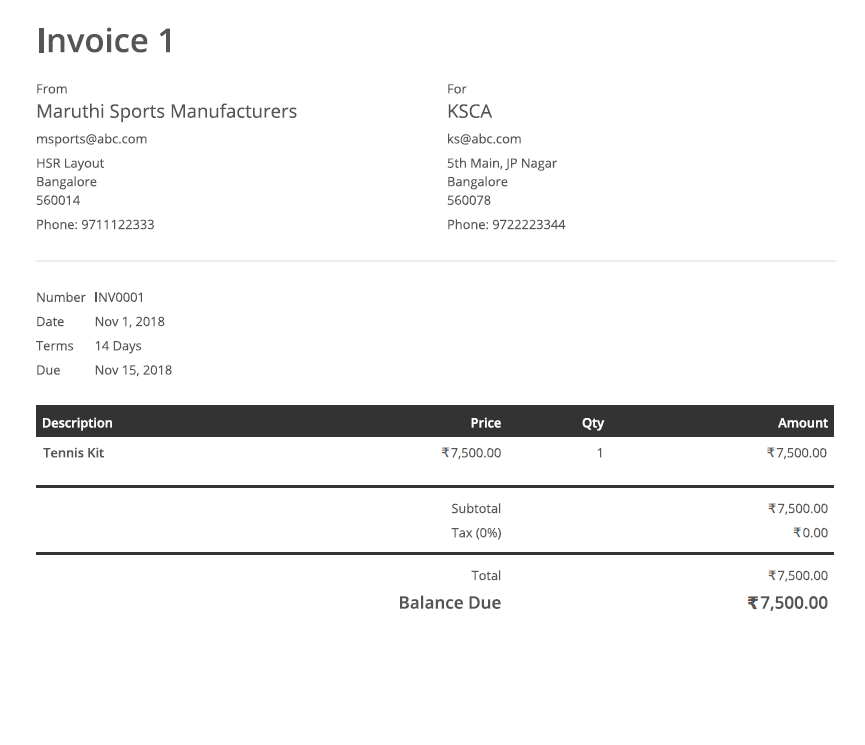
#> input picture images/NewBill.PNG, 865 x 745 px, found by its file name
$ jupyter execute --allow-errors OCRandOpenCV_UseCases.ipynb
#> lines starting #> are read from the running program, lines starting #| are printed output that depends on the picture; after the words box and inside, x2 and y2 are one past the last pixel; in counts of white or black regions, pixels touching at a corner belong together
# Objective
The objective  here is to implement couple of use cases which will demonstrate the working of Tesseract OCR with Open CV. Following are the use cases that are implemented:

* Converting the data in images to a structured format and then applying dedupe or any other DQ processes on it
* Apply various image processing technique to demonstrate the increase of OCR accuracy with image quality.

### Tesseract OCR -
From Wiki - Tesseract is an optical character recognition engine for various operating systems.It is free software, released under the Apache License, Version 2.0 and development has been sponsored by Google since 2006.

* Github Link - https://github.com/tesseract-ocr/

### Open CV
OpenCV (Open Source Computer Vision) is a library of programming functions mainly aimed at real-time computer vision. Originally developed by Intel, it was later supported by Willow Garage then Itseez (which was later acquired by Intel). The library is cross-platform and free for use under the open-source BSD license.

OpenCV supports the deep learning frameworks TensorFlow, Torch/PyTorch and Caffe

*  Link - https://opencv.org/

# Use case 1 - Converting the data in images to a structured format

For this use case we will consider this image and try to obtain a structured format as below:

    From Name:
    From email:
    From Address:
    From Tel:
    To Name:
    To email:
    To Address:
    To Tel
    Date:
    Due Date:
    Balance Due

### Installation of Tesseract
Tesseract engine needs to be installed first followed by pytesseract which is a python wrapper for the engine.I have installed Tesseract 4.0 version as it provides an option to run LSTM engine. After installation tessdata needs to be separately downloaded and environment variables are to be explicitly set. There is a lot of documentation regarding the same online

[cell 1]
from PIL import Image
import pytesseract
import cv2
import os
from pytesseract import pytesseract
import numpy as np
from matplotlib import pyplot as plt

[cell 2]
#Reading the image shown above
image = cv2.imread("D:\\Work\\Python\\OCR\\images\\NewBill.png")
#> image is the input picture: shape (745, 865, 3); mean B, G, R 243.4, 243.4, 243.4

[cell 3]
pytesseract.pytesseract.tesseract_cmd = r"C:\Program Files (x86)\Tesseract-OCR\tesseract.exe"

[cell 4]
#Setting the config entities which will be passed as input to Tesseract engine.
# -l eng says the engine to use english words dictionary
# oem is the engine mode. 1 is - Neural net LSTM engine
# psm - page segmentation mode (It tells the engine on how to interpret the image). 3 is automatic.
# preserve_interword_spaces will help us to maintain the structure of the original image
# hocr will create the output in hocr format (Similar to xml). THe hocr will have the bbox information too.
config = ('-l eng --oem 1 --psm 3 -c preserve_interword_spaces=1 hocr')

[cell 5]
# Now let us run the tesseract engine for our image
pytesseract.run_tesseract('D:\\Work\\Python\\OCR\\images\\NewBill.png', 'output_NewBill.hocr',
                          lang=None,extension='txt', config=config)
#> (this line was passed over: pytesseract is not available in this run)

Now that our output is generated. We can quickly see how the extracted text looks like. Let us verify if all the required data is extracted. If the accuracy is not good, we will have to play around with various sengementation modes and if required add additional user words as dictionary. We may have to also preprocess the image to obtain better results. We will see more of the image preprocessing in Use case 2

#> (a cell that did not finish here is left out)

#> (a cell that did not finish here is left out)

Accuracy seems to be good. However there are couple of letters like ks@abc.com which are not detected accurately

Now lets see how the hocr output looks like. This looks better structured, however accuracy can still be improved.

Next step is to convert the extracted text in the format shown above to a json format with following tags.

    From Name:
    From email:
    From Address:
    From Tel:
    To Name:
    To email:
    To Address:
    To Tel
    Date:
    Due Date:
    Balance Due

[cell 8]
import bs4
from bs4 import BeautifulSoup
import itertools
import json

[cell 9]
file = ''
#> (the rest of this cell did not finish here and is left out)

#> (a cell that did not finish here is left out)

[cell 11]
# Function to convert the extracted text to json format
def dump_json(file_name, data):
    with open(file_name, 'w') as fw:
        json.dump(data, fw, indent=4)

[cell 12]
def parse(tag):
    r=[]
    if tag and isinstance(tag,bs4.element.Tag):
        nested = []
        for t in tag.find_all('span',attrs={"class":"ocr_line"}):
            temp = []
            for tt in t.find_all('span',attrs={'class':'ocrx_word'}):
                temp.append(tt.string)
            nested.append(temp)
        r.append(nested)
    return r

[cell 13]
# Depending on the format of the image we are interested in, this function will have to be modified.
# The expectation is that we try to extract data from several images which are having same structure.
def get_data(extracted):
    out = {}
    out[mapper[0]] = " ".join(extracted[1][0][1])
    out[mapper[1]] = "".join(extracted[1][0][2])
    out[mapper[2]] = " ".join([*itertools.chain.from_iterable(extracted[2][0])])
    out[mapper[3]] = "".join(extracted[3][0][0]).partition(":")[2]
    out[mapper[4]] = None
    out[mapper[5]] = None
    out[mapper[6]] = " ".join([*itertools.chain.from_iterable(extracted[7][0])])
    out[mapper[7]] = "".join(extracted[8][0][0]).partition(":")[2]
    out[mapper[8]] = " ".join(extracted[4][0][1][1:])
    out[mapper[9]] = " ".join(extracted[5][0][0][1:])
    out[mapper[10]] = "".join(extracted[15][0][0][2:])
    return out

#> (a cell that did not finish here is left out)

[cell 15]
from pprint import pprint
#> (the rest of this cell did not finish here and is left out)

There are couple of tags which were not extracted. We will need to have a look at them to see how we can get those records. But this is good enough to show how the image data can be converted to structured format. This json can now be loaded to database table or passed to any other processes to obtain various statistics.Various possibilities will now open up to consume this structured data.

# Use Case 2 - Apply various image processing technique to demonstrate the increase of OCR accuracy

Having extracted the text from a fairly good quality image in Use case 1. Let us try to extract text from a more real world example. We will consider the following image and see how improving the image quality will help derive more insights. This is a scanned image and the quality of image is poor. These are the kind of images which employees submit as proofs of expenditure or for tax savings etc.
In most of the cases, somone has to manually browse through the images to ascertain their veracity and to manually convert them into structured format. Let us see how OCR can help us in such cases

[cell 16]
# Let us now try to load this image and extract the text without doing any processing and see how the result
# will look like.
img_2 = cv2.imread("D:\\Work\\Python\\OCR\\images\\bill_1.jpg")
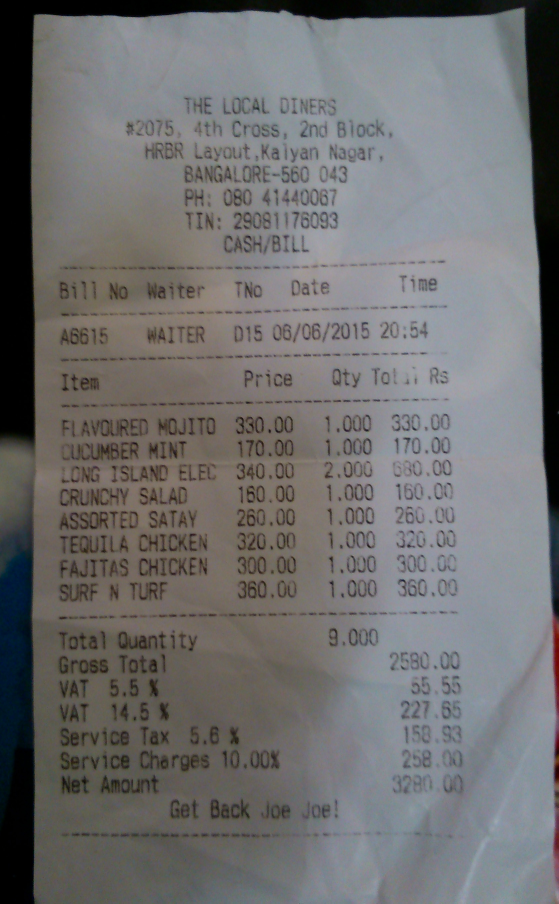
#> input picture images/bill_1.jpg, 1676 x 2710 px, found by its file name (shown at 1/3 size)
#> img_2 is the input picture: shape (2710, 1676, 3); mean B, G, R 111.7, 111.4, 111.9
config = ('-l eng --oem 1 --psm 3 -c preserve_interword_spaces=1')
#> (the rest of this cell did not finish here and is left out)

#> (a cell that did not finish here is left out)

It doesnt look so good. There is lot of text which has not been detected. Accuracy is less than 50%

We will resize the image and see if the results get better

[cell 18]
img_2 = cv2.resize(img_2, None, fx=2.5, fy=2.5, interpolation=cv2.INTER_CUBIC)
#> img_2: shape (6775, 4190, 3)
#> (the rest of this cell did not finish here and is left out)

Much better but not good enough. Accuracy has increased slightly

As a next step we will binarize the image. We will remove the color quotient from the image and we will binarize it.
Any pixel having the value greater then the set threshold will be converted to white and the pixels whose values
are less than the threshold are turned to black. There are various ways of applying this thresholding, and we will look
at those and see which one is better.

[cell 19]
img_2 = cv2.imread('D:\\Work\\Python\\OCR\\images\\bill_1.jpg',0)
#> img_2: shape (2710, 1676); min 0, max 176, mean 111.6
img_2 = cv2.medianBlur(img_2,5)
ret,th1 = cv2.threshold(img_2,127,255,cv2.THRESH_BINARY)
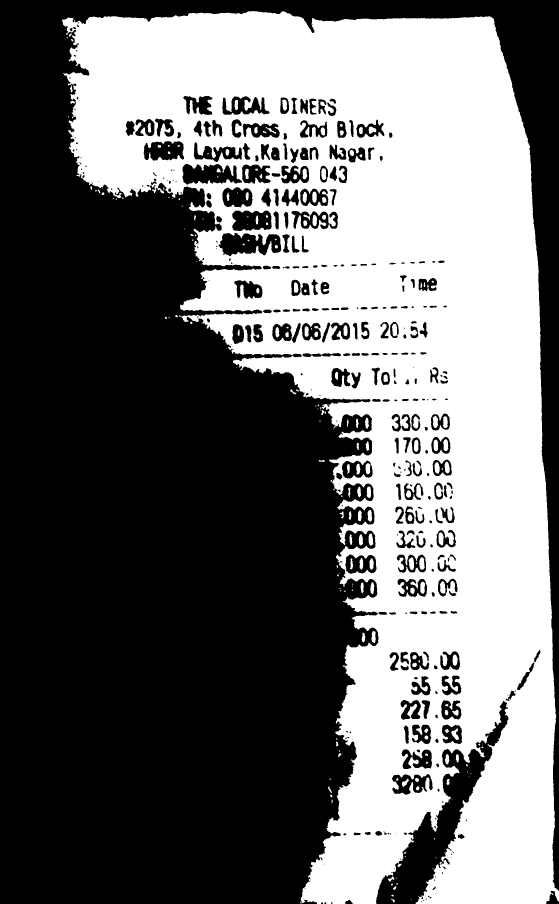
#> th1: shape (2710, 1676) (shown at 1/3 size); 43.4% white; 250 white regions (96 under 20 px), largest, box (x1, y1, x2, y2) and area: (186, 33, 1676, 2710) 1943386, (1320, 1744, 1337, 1781) 481, (1315, 1597, 1331, 1636) 479
th2 = cv2.adaptiveThreshold(img_2,255,cv2.ADAPTIVE_THRESH_MEAN_C,\
            cv2.THRESH_BINARY,11,2)
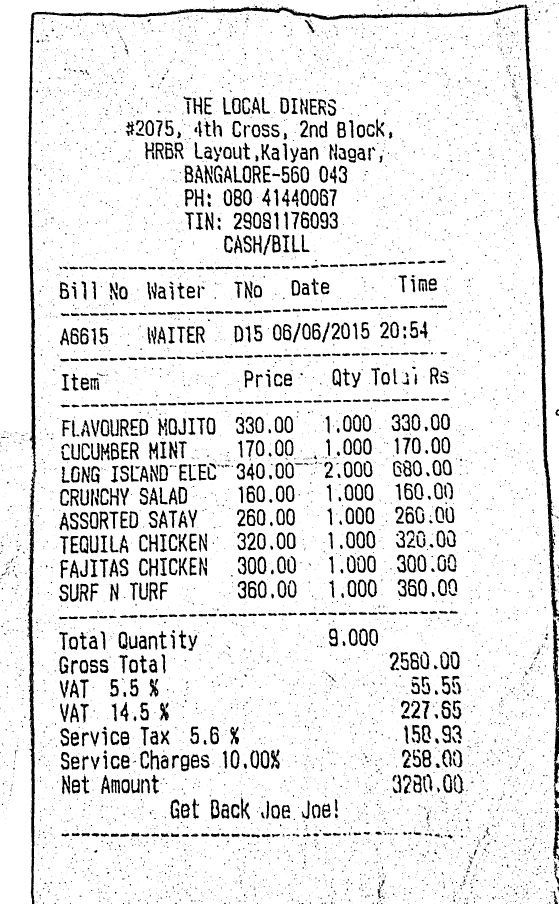
#> th2: shape (2710, 1676) (shown at 1/3 size); 90.7% white; 8022 black regions (7000 under 20 px), largest, box (x1, y1, x2, y2) and area: (81, 13, 1676, 2710) 55615, (1658, 1855, 1676, 2285) 4113, (1659, 2430, 1676, 2580) 1396
th3 = cv2.adaptiveThreshold(img_2,255,cv2.ADAPTIVE_THRESH_GAUSSIAN_C,\
            cv2.THRESH_BINARY,11,2)
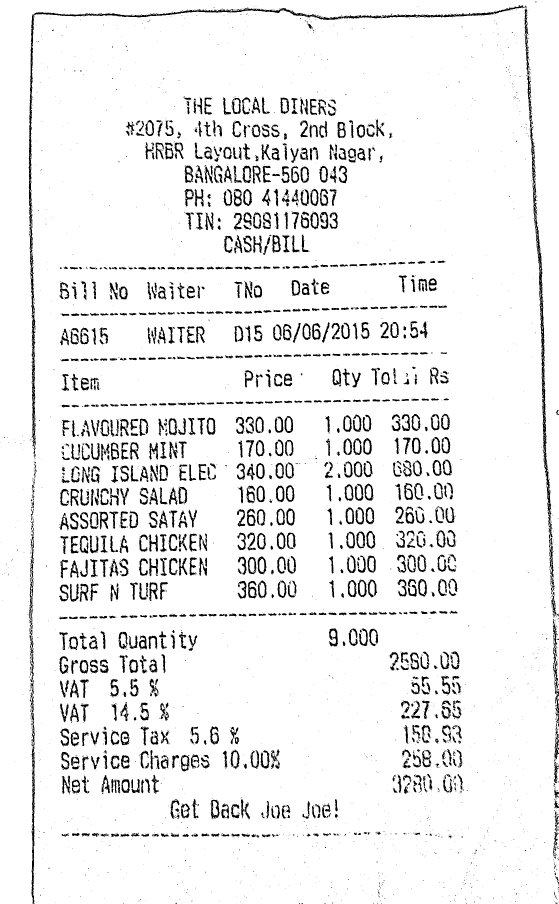
#> th3: shape (2710, 1676) (shown at 1/3 size); 93% white; 4077 black regions (2962 under 20 px), largest, box (x1, y1, x2, y2) and area: (86, 15, 1576, 1374) 15810, (1573, 26, 1658, 1612) 10256, (91, 2040, 105, 2710) 3371

titles = ['Original Image', 'Global Thresholding (v = 127)',
            'Adaptive Mean Thresholding', 'Adaptive Gaussian Thresholding']
images = [img_2, th1, th2, th3]

for i in range(4):
    plt.subplot(2,2,i+1),plt.imshow(images[i],'gray')
    plt.title(titles[i])
    plt.xticks([]),plt.yticks([])
plt.show()

From the images above, its very clear that Global thresholding will not be useful for us and we will have to go with either of the remaining two. Adaptive Gaussian Thresholding looks better though as it appears there is lot more of noise introduced in the Adaptive Mean Thresholding approach. We will save these and have a closer look

[cell 20]
cv2.imwrite('th2-ADmean.png',th2)
cv2.imwrite('th2-ADGaussian.png',th3)
#> Out = True

### Adaptive Mean Thresholding

### Adaptive Gaussian Thresholding.

Although there is lot more noise in Mean, the image is sharper. So lets try to get the text out of Mean thresholded image now.

#> (a cell that did not finish here is left out)

This looks much better. Much more text has been extracted. Accuracy can be improved though

In the next step we will apply a 5*5 filter to which will take the median of the pixels in the filter window. This might remove the salt and pepper noise that we see above , which inturn will help us to remove unwanted charecters that are currently being extracted.

[cell 22]
img = cv2.medianBlur(th2,5)
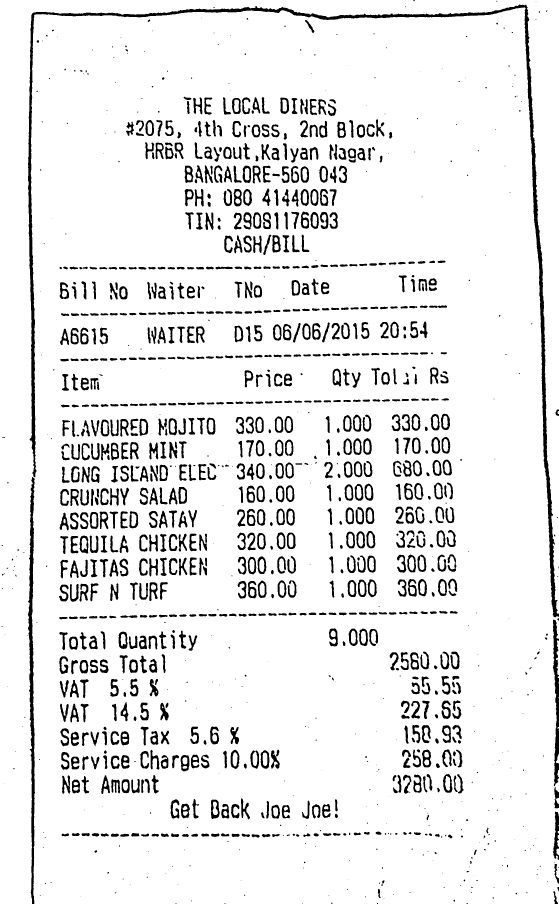
#> img: shape (2710, 1676) (shown at 1/3 size); 91.4% white; 1304 black regions (362 under 20 px), largest, box (x1, y1, x2, y2) and area: (84, 14, 1676, 1852) 44177, (83, 1431, 105, 2710) 11787, (1659, 1859, 1676, 2359) 4907

[cell 23]
cv2.imwrite('th2-Admean-blur.png',img)
#> Out = True

Lets see how the image looks like now.

We can see that substantial amount of noise has been removed now. Lets see how the extracted text looks like now.

#> (a cell that did not finish here is left out)

What we see is extracted text is now better structured.Inwanted charecter no longer appears.Gross Amount and Net amount are still not accurate through. We can further explore and localize only those parts of the image and improve the accuracy further which I wont be getting into now. As a last step, I will try to reduce the size of the kernal (filter) from 5*5 to 3*3 to see if there is a difference.

[cell 25]
img = cv2.medianBlur(th2,5)
cv2.imwrite('th2-Admean-blur_3.png',img)
#> Out = True
